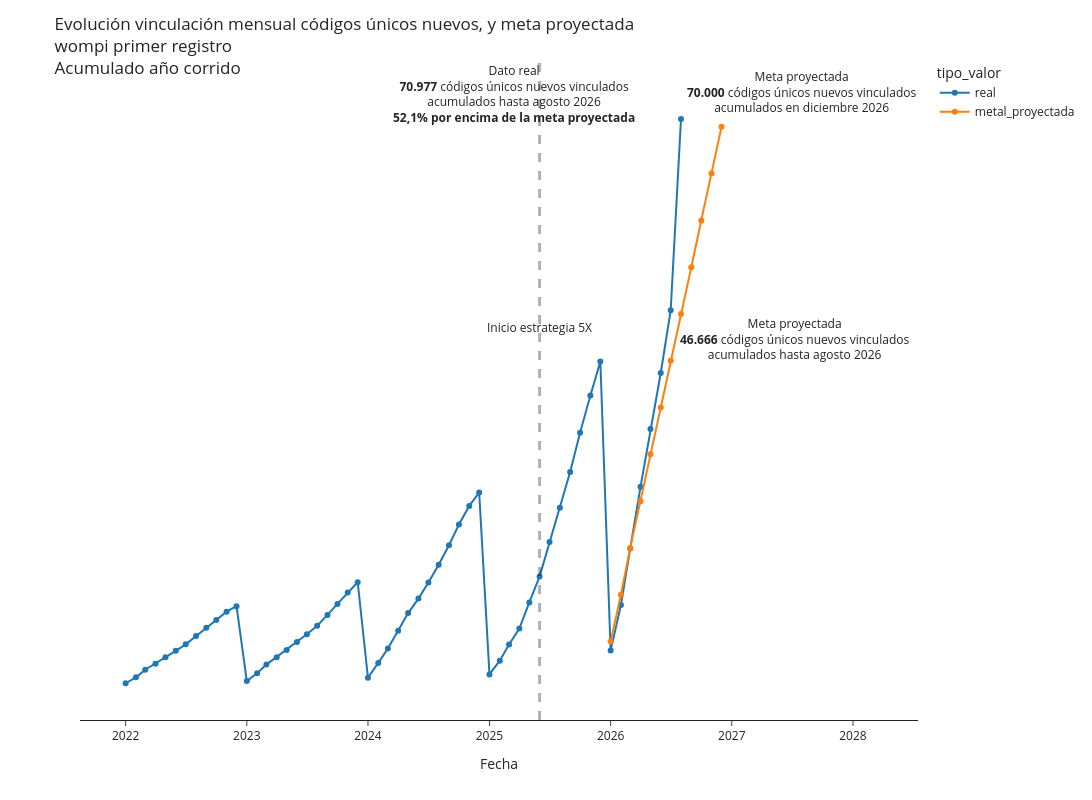

Notebook code for this chart:
### Code cell
fig = px.line(df_plot, x="fecha", y="valor", color='tipo_valor',markers=True, template='simple_white', width=1600, height=800)
fig.add_vline(x='2025-06-01', line_width=3, line_dash="dash")
fig.update_layout(
    title={
        'text': "Evolución vinculación mensual códigos únicos nuevos, y meta proyectada<br>wompi primer registro<br>Acumulado año corrido",
        'xanchor': 'left',
        'yanchor': 'top'},
    xaxis=dict(
            title=dict(
                text="Fecha"
            )),
    yaxis=dict(
            title=dict(
                text="Número de códigos únicos nuevos vinculados<br>acumulados año corrido<br>wompi primer registro"
            ))
)

fig.update_yaxes(visible=False)
fig.add_annotation(x='2025-06-01', y=45000,
            text="Inicio estrategia 5X",
            showarrow=False,
            arrowhead=1)

fig.add_annotation(x='2026-12-01', y=70000,
            text="Meta proyectada<br><b>70.000</b> códigos únicos nuevos vinculados<br>acumulados en diciembre 2026",
            showarrow=False,
            yshift=35,
            xshift=80)
fig.add_annotation(x='2026-08-01', y=46666,
            text="Meta proyectada<br><b>46.666</b> códigos únicos nuevos vinculados<br>acumulados hasta agosto 2026",
            showarrow=False,
            xanchor='left',
            xshift=-3,
            yshift=-25)
fig.add_annotation(x='2026-08-01', y=70977,
            text="Dato real<br><b>70.977</b> códigos únicos nuevos vinculados<br>acumulados hasta agosto 2026<br><b>52,1% por encima de la meta proyectada</b>",
            showarrow=False,
            xanchor='left',
            xshift=-290,
            yshift=25)


fig.show()

### Figure 1 — Plotly figure (JSON) as saved in the notebook; plotly's stock layout.template omitted (floating-point values rounded to 4 significant figures)
{"data": [{"hovertemplate": "tipo_valor=real<br>fecha=%{x}<br>valor=%{y}<extra></extra>", "legendgroup": "real", "line": {"color": "#1F77B4", "dash": "solid"}, "marker": {"symbol": "circle"}, "mode": "markers+lines", "name": "real", "orientation": "v", "showlegend": true, "type": "scatter", "x": ["2026-08-01T00:00:00", "2026-07-01T00:00:00", "2026-06-01T00:00:00", "2026-05-01T00:00:00", "2026-04-01T00:00:00", "2026-03-01T00:00:00", "2026-02-01T00:00:00", "2026-01-01T00:00:00", "2025-12-01T00:00:00", "2025-11-01T00:00:00", "2025-10-01T00:00:00", "2025-09-01T00:00:00", "2025-08-01T00:00:00", "2025-07-01T00:00:00", "2025-06-01T00:00:00", "2025-05-01T00:00:00", "2025-04-01T00:00:00", "2025-03-01T00:00:00", "2025-02-01T00:00:00", "2025-01-01T00:00:00", "2024-12-01T00:00:00", "2024-11-01T00:00:00", "2024-10-01T00:00:00", "2024-09-01T00:00:00", "2024-08-01T00:00:00", "2024-07-01T00:00:00", "2024-06-01T00:00:00", "2024-05-01T00:00:00", "2024-04-01T00:00:00", "2024-03-01T00:00:00", "2024-02-01T00:00:00", "2024-01-01T00:00:00", "2023-12-01T00:00:00", "2023-11-01T00:00:00", "2023-10-01T00:00:00", "2023-09-01T00:00:00", "2023-08-01T00:00:00", "2023-07-01T00:00:00", "2023-06-01T00:00:00", "2023-05-01T00:00:00", "2023-04-01T00:00:00", "2023-03-01T00:00:00", "2023-02-01T00:00:00", "2023-01-01T00:00:00", "2022-12-01T00:00:00", "2022-11-01T00:00:00", "2022-10-01T00:00:00", "2022-09-01T00:00:00", "2022-08-01T00:00:00", "2022-07-01T00:00:00", "2022-06-01T00:00:00", "2022-05-01T00:00:00", "2022-04-01T00:00:00", "2022-03-01T00:00:00", "2022-02-01T00:00:00", "2022-01-01T00:00:00"], "xaxis": "x", "y": [70977, 47146, 39307, 32319, 25115, 17434, 10380, 4696, 40753, 36509, 31856, 26977, 22498, 18235, 13930, 10700, 7440, 5461, 3445, 1728, 24407, 22740, 20424, 17822, 15394, 13178, 11180, 9372, 7187, 4969, 3165, 1312, 13224, 11941, 10522, 9152, 7800, 6729, 5786, 4789, 3864, 2956, 1874, 901, 10242, 9551, 8511, 7550, 6523, 5475, 4668, 3876, 3056, 2310, 1367, 628], "yaxis": "y"}, {"hovertemplate": "tipo_valor=metal_proyectada<br>fecha=%{x}<br>valor=%{y}<extra></extra>", "legendgroup": "metal_proyectada", "line": {"color": "#FF7F0E", "dash": "solid"}, "marker": {"symbol": "circle"}, "mode": "markers+lines", "name": "metal_proyectada", "orientation": "v", "showlegend": true, "type": "scatter", "x": ["2026-01-01T00:00:00", "2026-02-01T00:00:00", "2026-03-01T00:00:00", "2026-04-01T00:00:00", "2026-05-01T00:00:00", "2026-06-01T00:00:00", "2026-07-01T00:00:00", "2026-08-01T00:00:00", "2026-09-01T00:00:00", "2026-10-01T00:00:00", "2026-11-01T00:00:00", "2026-12-01T00:00:00"], "xaxis": "x", "y": [5833.0, 11670.0, 17500, 23330.0, 29170.0, 35000, 40830.0, 46670.0, 52500.0, 58330.0, 64170.0, 70000.0], "yaxis": "y"}], "layout": {"annotations": [{"arrowhead": 1, "showarrow": false, "text": "Inicio estrategia 5X", "x": "2025-06-01", "y": 45000}, {"showarrow": false, "text": "Meta proyectada<br><b>70.000</b> códigos únicos nuevos vinculados<br>acumulados en diciembre 2026", "x": "2026-12-01", "xshift": 80, "y": 70000, "yshift": 35}, {"showarrow": false, "text": "Meta proyectada<br><b>46.666</b> códigos únicos nuevos vinculados<br>acumulados hasta agosto 2026", "x": "2026-08-01", "xanchor": "left", "xshift": -3, "y": 46666, "yshift": -25}, {"showarrow": false, "text": "Dato real<br><b>70.977</b> códigos únicos nuevos vinculados<br>acumulados hasta agosto 2026<br><b>52,1% por encima de la meta proyectada</b>", "x": "2026-08-01", "xanchor": "left", "xshift": -290, "y": 70977, "yshift": 25}], "height": 800, "legend": {"title": {"text": "tipo_valor"}, "tracegroupgap": 0}, "margin": {"t": 60}, "shapes": [{"line": {"dash": "dash", "width": 3}, "type": "line", "x0": "2025-06-01", "x1": "2025-06-01", "xref": "x", "y0": 0, "y1": 1, "yref": "y domain"}], "title": {"text": "Evolución vinculación mensual códigos únicos nuevos, y meta proyectada<br>wompi primer registro<br>Acumulado año corrido", "xanchor": "left", "yanchor": "top"}, "width": 1600, "xaxis": {"anchor": "y", "domain": [0, 1], "title": {"text": "Fecha"}}, "yaxis": {"anchor": "x", "domain": [0, 1], "title": {"text": "Número de códigos únicos nuevos vinculados<br>acumulados año corrido<br>wompi primer registro"}, "visible": false}}}
